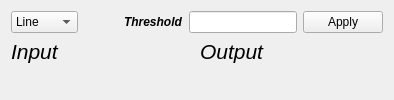
      <widget class="QWidget" name="tab_4">
       <attribute name="title">
        <string>Hough Transform</string>
       </attribute>
       <layout class="QGridLayout" name="gridLayout_2">
        <item row="0" column="0">
         <layout class="QVBoxLayout" name="verticalLayout_9">
          <item>
           <layout class="QHBoxLayout" name="horizontalLayout_6">
            <item>
             <widget class="QComboBox" name="comboBox_2">
              <item>
               <property name="text">
                <string>Line</string>
               </property>
              </item>
              <item>
               <property name="text">
                <string>Circle</string>
               </property>
              </item>
              <item>
               <property name="text">
                <string>Ellipse</string>
               </property>
              </item>
             </widget>
            </item>
            <item>
             <spacer name="horizontalSpacer_2">
              <property name="orientation">
               <enum>Qt::Horizontal</enum>
              </property>
              <property name="sizeHint" stdset="0">
               <size>
                <width>40</width>
                <height>20</height>
               </size>
              </property>
             </spacer>
            </item>
            <item>
             <layout class="QHBoxLayout" name="horizontalLayout_4">
              <item>
               <widget class="QLabel" name="label_12">
                <property name="font">
                 <font>
                  <weight>75</weight>
                  <italic>true</italic>
                  <bold>true</bold>
                 </font>
                </property>
                <property name="text">
                 <string>Threshold</string>
                </property>
               </widget>
              </item>
              <item>
               <widget class="QLineEdit" name="lineEdit_threshold">
                <property name="sizePolicy">
                 <sizepolicy hsizetype="Minimum" vsizetype="Fixed">
                  <horstretch>0</horstretch>
                  <verstretch>0</verstretch>
                 </sizepolicy>
                </property>
                <property name="placeholderText">
                 <string/>
                </property>
               </widget>
              </item>
             </layout>
            </item>
            <item>
             <widget class="QPushButton" name="pushButton_hough">
              <property name="text">
               <string>Apply</string>
              </property>
             </widget>
            </item>
           </layout>
          </item>
          <item>
           <layout class="QHBoxLayout" name="horizontalLayout_5">
            <item>
             <layout class="QVBoxLayout" name="verticalLayout_3">
              <item>
               <widget class="QLabel" name="label_10">
                <property name="font">
                 <font>
                  <pointsize>16</pointsize>
                  <italic>true</italic>
                 </font>
                </property>
                <property name="text">
                 <string>Input</string>
                </property>
               </widget>
              </item>
              <item>
               <widget class="QWidget" name="widget_hough_input" native="true">
                <property name="sizePolicy">
                 <sizepolicy hsizetype="Minimum" vsizetype="Expanding">
                  <horstretch>0</horstretch>
                  <verstretch>0</verstretch>
                 </sizepolicy>
                </property>
               </widget>
              </item>
             </layout>
            </item>
            <item>
             <layout class="QVBoxLayout" name="verticalLayout_2">
              <item>
               <widget class="QLabel" name="label_11">
                <property name="font">
                 <font>
                  <pointsize>16</pointsize>
                  <italic>true</italic>
                 </font>
                </property>
                <property name="text">
                 <string>Output</string>
                </property>
               </widget>
              </item>
              <item>
               <widget class="QWidget" name="widget_hough_output" native="true">
                <property name="sizePolicy">
                 <sizepolicy hsizetype="Minimum" vsizetype="Expanding">
                  <horstretch>0</horstretch>
                  <verstretch>0</verstretch>
                 </sizepolicy>
                </property>
               </widget>
              </item>
             </layout>
            </item>
           </layout>
          </item>
         </layout>
        </item>
       </layout>
      </widget>
